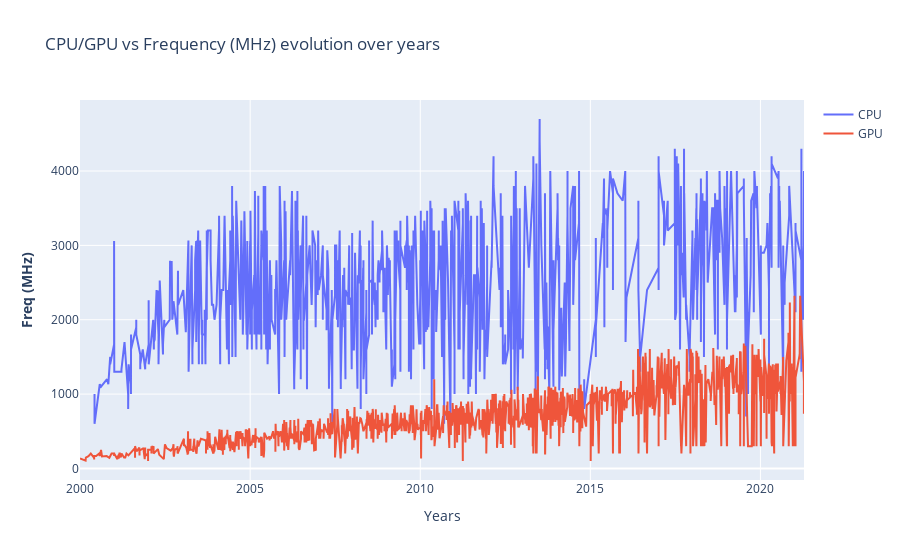

Notebook cell for this chart:
### Code cell
fig = make_subplots()

# Add traces
fig.add_trace(
    go.Scatter(x= df_cpu.index, y=df_cpu["Freq (MHz)"] ,name= "CPU")
)

fig.add_trace(
    go.Scatter(x= df_gpu.index,y= df_gpu["Freq (MHz)"], name= "GPU")
)

# Add figure title
fig.update_layout(
    title_text="CPU/GPU vs Frequency (MHz) evolution over years"
)

# Set x-axis title
fig.update_xaxes(title_text="Years")

# Set y-axes titles
fig.update_yaxes(title_text="<b>Freq (MHz)</b>", secondary_y=False)

fig.show()

### Figure 1 — Plotly figure (JSON) as saved in the notebook; plotly's stock layout.template omitted (floating-point values rounded to 4 significant figures; data arrays with more than 128 entries replaced by an {"elided": "..."} marker saying what was removed)
{"data": [{"name": "CPU", "type": "scatter", "x": {"elided": "2115 str values"}, "y": {"elided": "2115 int values"}}, {"name": "GPU", "type": "scatter", "x": {"elided": "2582 str values"}, "y": {"elided": "2582 int values"}}], "layout": {"title": {"text": "CPU/GPU vs Frequency (MHz) evolution over years"}, "xaxis": {"anchor": "y", "domain": [0, 1], "title": {"text": "Years"}}, "yaxis": {"anchor": "x", "domain": [0, 1], "title": {"text": "<b>Freq (MHz)</b>"}}}}
